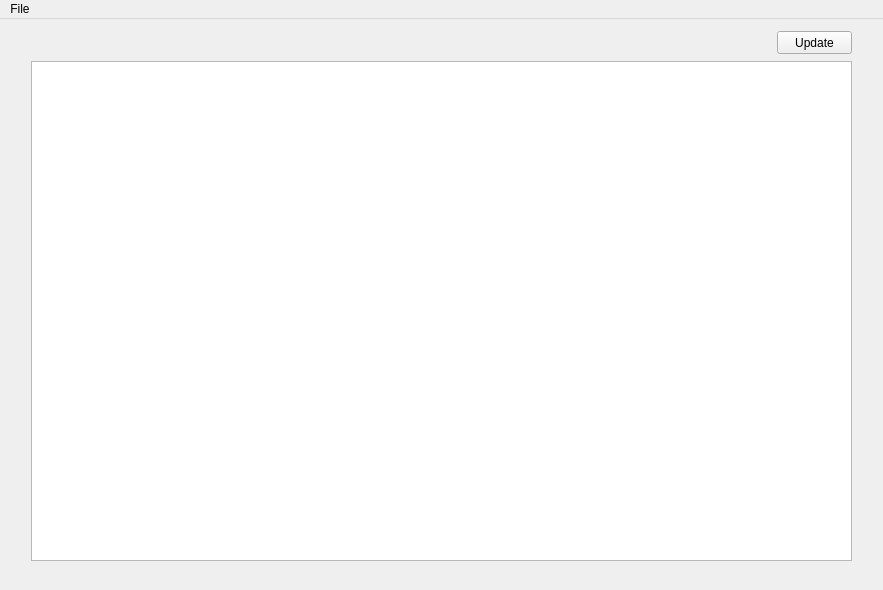
<?xml version="1.0" encoding="UTF-8"?>
<ui version="4.0">
 <class>MainWindow</class>
 <widget class="QMainWindow" name="MainWindow">
  <property name="geometry">
   <rect>
    <x>0</x>
    <y>0</y>
    <width>883</width>
    <height>590</height>
   </rect>
  </property>
  <property name="minimumSize">
   <size>
    <width>883</width>
    <height>590</height>
   </size>
  </property>
  <property name="windowTitle">
   <string>MainWindow</string>
  </property>
  <widget class="QWidget" name="centralWidget">
   <layout class="QHBoxLayout" name="horizontalLayout_3">
    <item>
     <layout class="QVBoxLayout" name="verticalLayout">
      <item>
       <layout class="QHBoxLayout" name="horizontalLayout">
        <item>
         <spacer name="verticalSpacer_2">
          <property name="minimumSize">
           <size>
            <width>20</width>
            <height>25</height>
           </size>
          </property>
          <property name="orientation">
           <enum>Qt::Vertical</enum>
          </property>
          <property name="sizeType">
           <enum>QSizePolicy::Fixed</enum>
          </property>
          <property name="sizeHint" stdset="0">
           <size>
            <width>20</width>
            <height>25</height>
           </size>
          </property>
         </spacer>
        </item>
        <item>
         <spacer name="horizontalSpacer_3">
          <property name="minimumSize">
           <size>
            <width>728</width>
            <height>25</height>
           </size>
          </property>
          <property name="orientation">
           <enum>Qt::Horizontal</enum>
          </property>
          <property name="sizeType">
           <enum>QSizePolicy::Expanding</enum>
          </property>
          <property name="sizeHint" stdset="0">
           <size>
            <width>40</width>
            <height>20</height>
           </size>
          </property>
         </spacer>
        </item>
        <item>
         <widget class="QPushButton" name="updateButton">
          <property name="minimumSize">
           <size>
            <width>75</width>
            <height>23</height>
           </size>
          </property>
          <property name="maximumSize">
           <size>
            <width>75</width>
            <height>23</height>
           </size>
          </property>
          <property name="text">
           <string>Update</string>
          </property>
         </widget>
        </item>
        <item>
         <spacer name="horizontalSpacer_4">
          <property name="minimumSize">
           <size>
            <width>20</width>
            <height>25</height>
           </size>
          </property>
          <property name="orientation">
           <enum>Qt::Horizontal</enum>
          </property>
          <property name="sizeType">
           <enum>QSizePolicy::Fixed</enum>
          </property>
          <property name="sizeHint" stdset="0">
           <size>
            <width>20</width>
            <height>20</height>
           </size>
          </property>
         </spacer>
        </item>
       </layout>
      </item>
      <item>
       <layout class="QHBoxLayout" name="horizontalLayout_2">
        <item>
         <spacer name="horizontalSpacer">
          <property name="minimumSize">
           <size>
            <width>20</width>
            <height>490</height>
           </size>
          </property>
          <property name="orientation">
           <enum>Qt::Horizontal</enum>
          </property>
          <property name="sizeType">
           <enum>QSizePolicy::Fixed</enum>
          </property>
          <property name="sizeHint" stdset="0">
           <size>
            <width>20</width>
            <height>20</height>
           </size>
          </property>
         </spacer>
        </item>
        <item>
         <widget class="QTreeView" name="processTable">
          <property name="minimumSize">
           <size>
            <width>809</width>
            <height>490</height>
           </size>
          </property>
         </widget>
        </item>
        <item>
         <spacer name="horizontalSpacer_2">
          <property name="minimumSize">
           <size>
            <width>20</width>
            <height>490</height>
           </size>
          </property>
          <property name="orientation">
           <enum>Qt::Horizontal</enum>
          </property>
          <property name="sizeType">
           <enum>QSizePolicy::Fixed</enum>
          </property>
          <property name="sizeHint" stdset="0">
           <size>
            <width>20</width>
            <height>20</height>
           </size>
          </property>
         </spacer>
        </item>
       </layout>
      </item>
      <item>
       <spacer name="verticalSpacer">
        <property name="minimumSize">
         <size>
          <width>16</width>
          <height>18</height>
         </size>
        </property>
        <property name="maximumSize">
         <size>
          <width>16</width>
          <height>18</height>
         </size>
        </property>
        <property name="orientation">
         <enum>Qt::Vertical</enum>
        </property>
        <property name="sizeType">
         <enum>QSizePolicy::Fixed</enum>
        </property>
        <property name="sizeHint" stdset="0">
         <size>
          <width>13</width>
          <height>20</height>
         </size>
        </property>
       </spacer>
      </item>
     </layout>
    </item>
   </layout>
  </widget>
  <widget class="QMenuBar" name="menuBar">
   <property name="geometry">
    <rect>
     <x>0</x>
     <y>0</y>
     <width>883</width>
     <height>21</height>
    </rect>
   </property>
   <widget class="QMenu" name="menu">
    <property name="title">
     <string>File</string>
    </property>
    <addaction name="openFileAction"/>
    <addaction name="openFolderAction"/>
    <addaction name="separator"/>
    <addaction name="exitAction"/>
   </widget>
   <addaction name="menu"/>
  </widget>
  <action name="openFileAction">
   <property name="text">
    <string>Open file...</string>
   </property>
  </action>
  <action name="exitAction">
   <property name="text">
    <string>Exit</string>
   </property>
  </action>
  <action name="openFolderAction">
   <property name="text">
    <string>Open folder...</string>
   </property>
  </action>
 </widget>
 <layoutdefault spacing="6" margin="11"/>
 <resources/>
 <connections/>
</ui>
